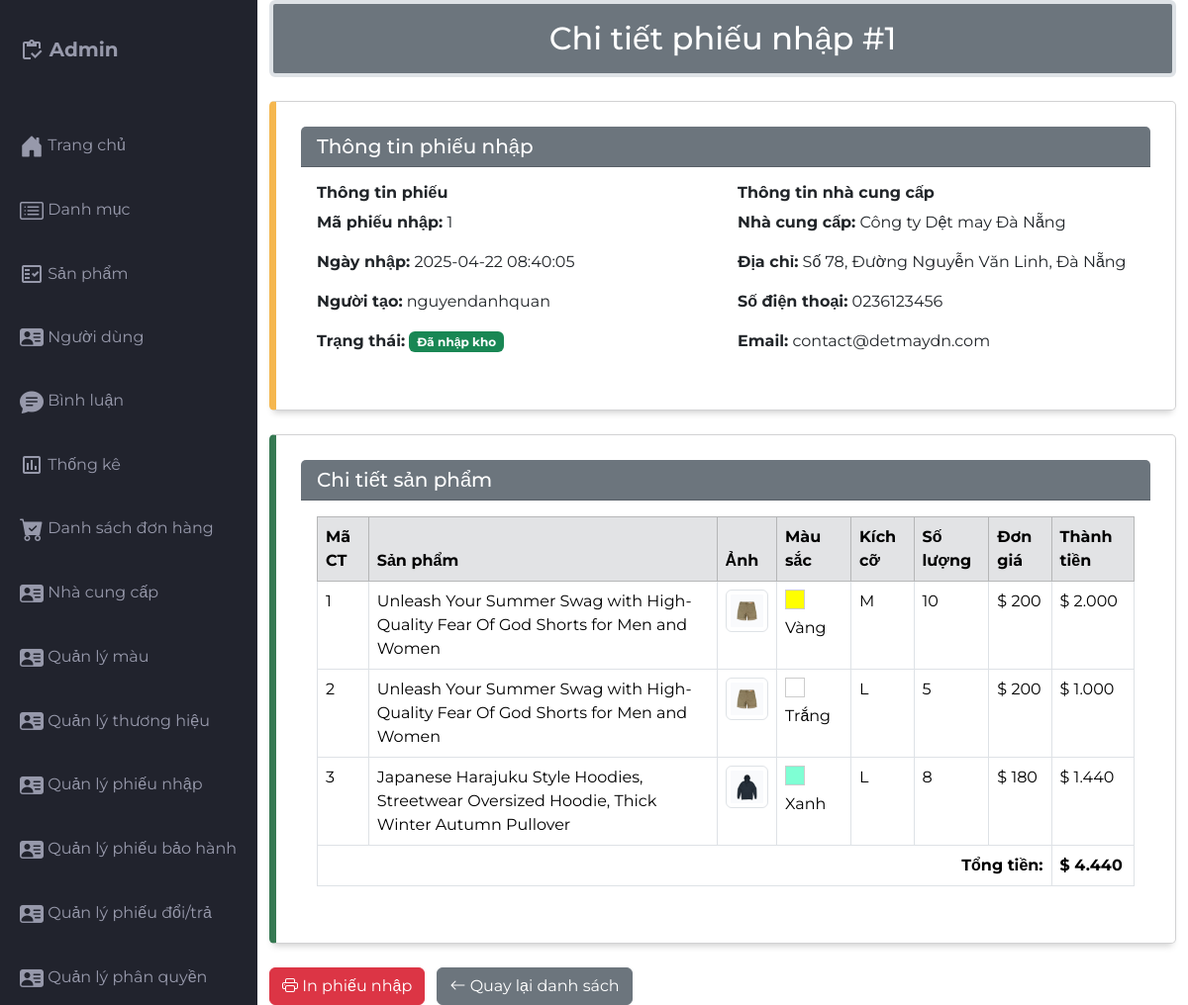
/src/Admin/indexadmin.php?act=chitietpn&id=1 (signed in), run on the app's committed database.
### tables this page shows
CREATE TABLE `import_receipts` (
  `id` int(11) NOT NULL,
  `ncc_id` int(11) NOT NULL COMMENT 'ID nhà cung cấp',
  `receipt_date` datetime NOT NULL COMMENT 'Ngày nhập hàng',
  `created_by` int(11) DEFAULT NULL COMMENT 'Người tạo phiếu',
  `status` tinyint(4) DEFAULT 0 COMMENT '0: Nháp, 1: Đã nhập kho, 2: Đã hủy',
  `note` text DEFAULT NULL COMMENT 'Ghi chú'
);

CREATE TABLE `khachhang` (
  `kh_id` int(11) NOT NULL,
  `kh_name` varchar(55) NOT NULL,
  `kh_pass` varchar(55) NOT NULL,
  `kh_mail` varchar(255) NOT NULL,
  `kh_tel` varchar(55) NOT NULL,
  `kh_address` varchar(255) NOT NULL,
  `vaitro_id` int(11) NOT NULL,
  `trangthai` int(1) NOT NULL
);

CREATE TABLE `nhacungcap` (
  `ncc_id` int(10) NOT NULL COMMENT 'ID nhà cung cấp',
  `ncc_name` varchar(255) NOT NULL COMMENT 'Tên nhà cung cấp',
  `ncc_diachi` varchar(255) NOT NULL COMMENT 'Địa chỉ nhà cung cấp',
  `ncc_sdt` varchar(20) NOT NULL COMMENT 'Số điện thoại nhà cung cấp',
  `ncc_email` varchar(255) NOT NULL COMMENT 'Email nhà cung cấp',
  `ncc_trangthai` int(1) NOT NULL DEFAULT 0 COMMENT 'Trạng thái (0: hoạt động, 1: ngừng hoạt động)'
);

CREATE TABLE `import_receipt_details` (
  `id` int(11) NOT NULL AUTO_INCREMENT,
  `receipt_id` int(11) NOT NULL COMMENT 'ID phiếu nhập',
  `pro_id` int(11) NOT NULL COMMENT 'ID sản phẩm',
  `color_id` int(11) NOT NULL COMMENT 'ID màu sắc',
  `size_id` int(11) NOT NULL COMMENT 'ID kích cỡ',
  `quantity` int(11) NOT NULL COMMENT 'Số lượng nhập',
  `unit_price` decimal(10,2) NOT NULL COMMENT 'Đơn giá nhập',
  `total_price` decimal(12,2) NOT NULL COMMENT 'Thành tiền',
  PRIMARY KEY (`id`)
);

CREATE TABLE `products` (
  `pro_id` int(10) NOT NULL,
  `pro_name` varchar(255) NOT NULL,
  `pro_img` varchar(255) NOT NULL,
  `pro_price` float NOT NULL,
  `pro_desc` text NOT NULL,
  `pro_brand` varchar(55) NOT NULL,
  `pro_stock` int(11) NOT NULL,
  `cate_id` int(10) NOT NULL,
  `ncc_id` int(10) NOT NULL DEFAULT 1 COMMENT 'ID nhà cung cấp',
  `trangthai` int(1) NOT NULL,
  `pro_viewer` int(11) NOT NULL
);

CREATE TABLE `color` (
  `color_id` int(10) NOT NULL COMMENT 'ID màu',
  `color_name` varchar(50) NOT NULL COMMENT 'Tên màu',
  `color_ma` varchar(50) NOT NULL COMMENT 'Mã màu css'
);

CREATE TABLE `size` (
  `size_id` int(10) NOT NULL COMMENT 'ID size',
  `size_name` varchar(50) NOT NULL COMMENT 'Tên size'
);

### src/app/model/connectdb.php (called while the page is built, shortened)
<?php
function get_connect()
{
    try {
        $conn = new PDO("mysql:host=localhost;dbname=da1;charset=utf8", "root", "");
        $conn->setAttribute(PDO::ATTR_ERRMODE, PDO::ERRMODE_EXCEPTION);
        return $conn;
    } catch (Exception $e) {
        echo 'Kết nối thất bại: ' . $e->getMessage();
        return null;
    }
}
function pdo_queryall($sql)
{
    $thamso = array_slice(func_get_args(), 1);
    $conn = get_connect();
    try {
        $exe = $conn->prepare($sql);
        $exe->execute($thamso);
        return $exe->fetchAll(PDO::FETCH_ASSOC);
    } catch (Exception $e) {
        echo 'Thao tác thất bại: ' . $e->getMessage();
    } finally {
        unset($conn);
    }
}
function pdo_query_one($sql)
{
    $thamso = array_slice(func_get_args(), 1);
    $conn = get_connect();
    try {
        $exe = $conn->prepare($sql);
        $exe->execute($thamso);
        return $exe->fetch(PDO::FETCH_ASSOC);
    } catch (Exception $e) {
        echo 'Thao tác thất bại: ' . $e->getMessage();
    } finally {
        unset($conn);
    }
}

### src/app/model/phieunhap.php (called while the page is built, shortened)
<?php
function get_receipt_details($receipt_id)
{
    $sql_receipt = "SELECT
        ir.id,
        ir.receipt_date,
        ir.status,
        ir.note,
        s.ncc_id,
        s.ncc_name AS supplier_name,
        s.ncc_diachi,
        s.ncc_sdt,
        s.ncc_email,
        u.kh_name AS created_by_name
    FROM import_receipts ir
    JOIN nhacungcap s ON ir.ncc_id = s.ncc_id
    JOIN khachhang u ON ir.created_by = u.kh_id
    WHERE ir.id = ?";
    $receipt = pdo_query_one($sql_receipt, $receipt_id);
    $sql_details = "SELECT
        ird.id,
        ird.receipt_id,
        ird.pro_id,
        ird.color_id,
        ird.size_id,
        ird.quantity,
        ird.unit_price,
        ird.total_price,
        p.pro_name,
        p.pro_img,
        c.color_name,
        c.color_ma,
        s.size_name
    FROM import_receipt_details ird
    JOIN products p ON ird.pro_id = p.pro_id
    JOIN color c ON ird.color_id = c.color_id
    JOIN size s ON ird.size_id = s.size_id
    WHERE ird.receipt_id = ?";
    $details = pdo_queryall($sql_details, $receipt_id);
    return [
        'receipt' => $receipt,
        'details' => $details
    ];
}

### src/Admin/phieunhap/chitietpn.php (the view, shortened to what this page needs)
<div class="container">
    <?php if (isset($receipt_details) && !empty($receipt_details['receipt'])): ?>
    <h2 class="border border-4 mb-4 text-bg-secondary p-3 text-center rounded">Chi tiết phiếu nhập
        #<?= $receipt_details['receipt']['id'] ?></h2>
    <div class="card mb-4">
        <div class="card-header bg-secondary text-white">
            <h5 class="mb-0">Thông tin phiếu nhập</h5>
        </div>
        <div class="card-body">
            <div class="row">
                <div class="col-md-6">
                    <h6 class="fw-bold">Thông tin phiếu</h6>
                    <p><strong>Mã phiếu nhập:</strong> <?= $receipt_details['receipt']['id'] ?></p>
                    <p><strong>Ngày nhập:</strong> <?= $receipt_details['receipt']['receipt_date'] ?></p>
                    <p><strong>Người tạo:</strong> <?= $receipt_details['receipt']['created_by_name'] ?></p>
                    <p><strong>Trạng thái:</strong>
                        <?php
                            $status = $receipt_details['receipt']['status'];
                            switch ($status) {
                                case 1:
                                    echo '<span class="badge bg-success">Đã nhập kho</span>';
                                    break;
                            }
                            ?>
                    </p>
                </div>
                <div class="col-md-6">
                    <h6 class="fw-bold">Thông tin nhà cung cấp</h6>
                    <p><strong>Nhà cung cấp:</strong> <?= $receipt_details['receipt']['supplier_name'] ?></p>
                    <p><strong>Địa chỉ:</strong> <?= $receipt_details['receipt']['ncc_diachi'] ?></p>
                    <p><strong>Số điện thoại:</strong> <?= $receipt_details['receipt']['ncc_sdt'] ?></p>
                    <p><strong>Email:</strong> <?= $receipt_details['receipt']['ncc_email'] ?></p>
                </div>
            </div>
        </div>
    </div>
    <div class="card">
        <div class="card-header bg-secondary text-white">
            <h5 class="mb-0">Chi tiết sản phẩm</h5>
        </div>
        <div class="card-body">
            <div class="table-responsive">
                <table class="table table-bordered table-hover">
                    <thead class="table-secondary">
                        <tr>
                            <th>Mã CT</th>
                            <th>Sản phẩm</th>
                            <th>Ảnh</th>
                            <th>Màu sắc</th>
                            <th>Kích cỡ</th>
                            <th>Số lượng</th>
                            <th>Đơn giá</th>
                            <th>Thành tiền</th>
                        </tr>
                    </thead>
                    <tbody>
                        <?php
                            $total_amount = 0;
                            if (isset($receipt_details['details']) && !empty($receipt_details['details'])):
                                foreach ($receipt_details['details'] as $item):
                                    $total_amount += $item['total_price'];
                            ?>
                        <tr>
                            <td><?= $item['id'] ?></td>
                            <td><?= $item['pro_name'] ?></td>
                            <td>
                                <?php if (!empty($item['pro_img'])): ?>
                                <img src="./sanpham/img/<?= $item['pro_img'] ?>" width="60" height="60"
                                    alt="<?= $item['pro_name'] ?>" class="img-thumbnail">
                                <?php else: ?>
                                <span class="text-muted">No image</span>
                                <?php endif; ?>
                            </td>
                            <td>
                                <span class="d-inline-block me-2"
                                    style="width: 20px; height: 20px; background-color: <?= $item['color_ma'] ?>; border: 1px solid #ccc;"></span>
                                <?= $item['color_name'] ?>
                            </td>
                            <td><?= $item['size_name'] ?></td>
                            <td><?= $item['quantity'] ?></td>
                            <td>$ <?= number_format($item['unit_price'], 0, ',', '.') ?></td>
                            <td>$ <?= number_format($item['total_price'], 0, ',', '.') ?></td>
                        </tr>
                        <?php
                                endforeach;
                            else:
                                ?>
                        <tr>
                            <td colspan="8" class="text-center">Không có dữ liệu chi tiết phiếu nhập</td>
                        </tr>
                        <?php endif; ?>
                    </tbody>
                    <tfoot>
                        <tr>
                            <td colspan="7" class="text-end fw-bold">Tổng tiền:</td>
                            <td class="fw-bold">$ <?= number_format($total_amount, 0, ',', '.') ?></td>
                        </tr>
                    </tfoot>
                </table>
            </div>
        </div>
    </div>
    <div class="mt-4">
        <a href="indexadmin.php?act=in_phieunhap&id=<?= $receipt_details['receipt']['id'] ?>"
            class="btn btn-danger me-2" target="_blank">
            <i class="bi bi-printer"></i> In phiếu nhập
        </a>
        <a href="indexadmin.php?act=phieunhap" class="btn btn-secondary">
            <i class="bi bi-arrow-left"></i> Quay lại danh sách
        </a>
    </div>
    <?php endif; ?>
</div>

### src/Admin/css/styles.css (style rules this page uses)
body { margin: 0; padding: 0; box-sizing: border-box; background-color: #e6e8ed; color: #666666; font-family: "Montserrat", sans-serif; }
.card { display: flex; flex-direction: column; justify-content: space-around; padding: 25px; background-color: #ffffff; box-sizing: border-box; border: 1px solid #d2d2d3; border-radius: 5px; box-shadow: 0 6px 7px -4px rgba(0, 0, 0, 0.2); }
.card:nth-child(2) { border-left: 7px solid #f5b74f; }
.card:nth-child(3) { border-left: 7px solid #367952; }

### data on the page
import_receipts: id "1", receipt_date "2025-04-22 08:40:05", created_by.kh_name "nguyendanhquan", ncc.ncc_name "Công ty Dệt may Đà Nẵng", ncc.ncc_diachi "Số 78, Đường Nguyễn Văn Linh, Đà Nẵng", ncc.ncc_sdt "0236123456", ncc.ncc_email "contact@detmaydn.com"
import_receipt_details: id "1", pro.pro_name "Unleash Your Summer Swag with High-Quality Fear Of God Shorts for Men and Women", pro.pro_img (picture), color.color_name "Vàng", size.size_name "M", quantity "10", unit_price "200", total_price "2.000"
import_receipt_details: id "2", pro.pro_name "Unleash Your Summer Swag with High-Quality Fear Of God Shorts for Men and Women", pro.pro_img (picture), color.color_name "Trắng", size.size_name "L", quantity "5", unit_price "200", total_price "1.000"
import_receipt_details: id "3", pro.pro_name "Japanese Harajuku Style Hoodies, Streetwear Oversized Hoodie, Thick Winter Autumn Pullover", pro.pro_img (picture), color.color_name "Xanh", size.size_name "L", quantity "8", unit_price "180", total_price "1.440"

### other printed values
$total_amount "4.440"
